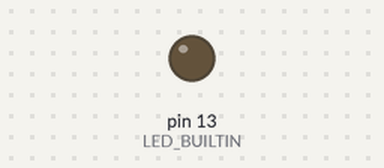
This sketch was run on a simulated Arduino Uno, built with avr-gcc and run on an emulated ATmega328P. Parts: output pins drawn as LEDs (lit = HIGH). What the sketch prints to the serial monitor is not drawn.

Above: at 0.3 s.
Timing chart, 0 to 1.8 s (numbered marks = the images above):
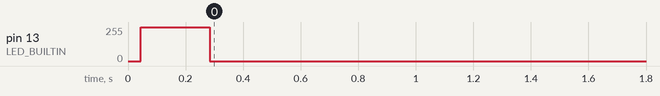

Measured:
- by itself, pin 13 (LED_BUILTIN): 254/255 → 0/255 at 0.28 s

The sketch:

LoRaSendAnalog.ino
```cpp
#include <SoftwareSerial.h>
SoftwareSerial loraSerial (2, 3); //rx 2 tx 3

int nodeId = 4; // YOur Node Id Here

void setup() {
  loraSerial.begin(57600);
  Serial.begin(9600);
  pinMode(LED_BUILTIN, OUTPUT);
  RN2483_init();
}

void loop() {
  String is = "FF";
  is = "radio tx " + is;
  sendmsg(is);
  delay(2000); //Scheduled Time Delay

  loraSerial.listen();
  while(loraSerial.available() > 0){
    char loraResponse = loraSerial.read();
    Serial.write(loraResponse);
  }

}

void RN2483_init(){
  sendcmd("sys reset");
  sendcmd("radio set mod lora");
  sendcmd("radio set freq 868100000");
  sendcmd("radio set pwr 14");
  sendcmd("radio set sf sf12");
  sendcmd("radio set afcbw 125");
  sendcmd("radio set rxbw 250");
  sendcmd("radio set fdev 5000");
  sendcmd("radio set prlen 8");
  sendcmd("radio set crc on");
  sendcmd("radio set cr 4/8");
  sendcmd("radio set wdt 0");
  sendcmd("radio set sync 12");
  sendcmd("radio set bw 250");
  sendcmd("sys get hweui");
  sendcmd("mac pause");
}

void sendcmd(String data){
  digitalWrite(LED_BUILTIN, HIGH);
  Serial.println(data);
  loraSerial.println(data);
  digitalWrite(LED_BUILTIN, LOW);
}

void sendmsg(String data){
  digitalWrite(LED_BUILTIN, HIGH);
  Serial.println(data);
  loraSerial.println(data);
  digitalWrite(LED_BUILTIN, LOW);
}

String strtohex(String data){
  String sh;
  char ch;
  for (int i=0;i<data.length();i++){
    ch = data.charAt(i);
    sh += String(ch,HEX);
  }
  return sh;
}
```
